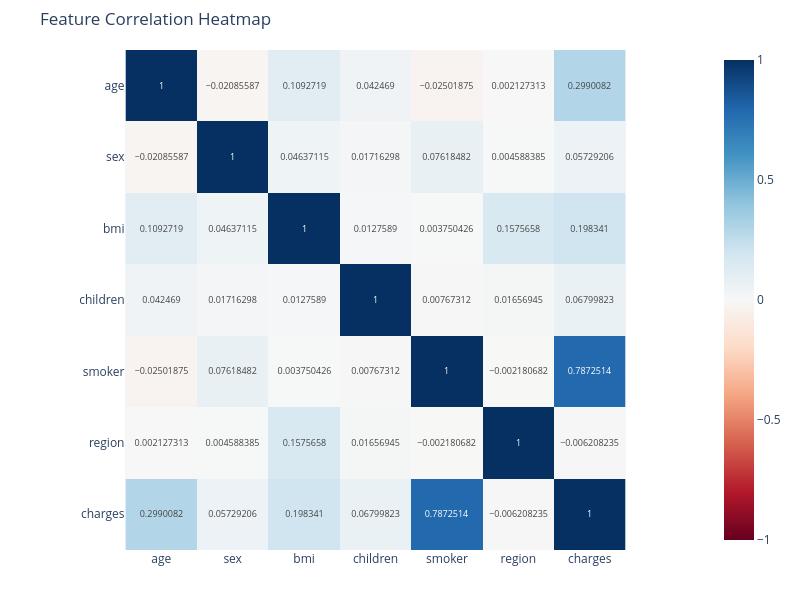

Notebook code for this chart:
### Markdown cell above
## **Correlation**
This is meant to discover :
- Relationship between features and target variable.
- Multicollinearity - where features are highly correlated to each other. This guides whether to combine features or not as this means that features carry the same information.
- Most informative features. This helps to (simplify the model, reduce noise and improve predictive accuracy) by focusing on informative features only.
- Patterns such as if one feature increases, so does another OR One decreases , the other increases.
- +1 shows a strong positive correlation and -1 shows a strong negative correlation.

### Code cell
# Compute correlation matrix
df_corr = df.copy()
corr_matrix = df_corr.corr(numeric_only=True)

# Create heatmap
fig = px.imshow(
    corr_matrix,
    text_auto = True,
    color_continuous_scale = 'RdBu',
    zmin = -1, zmax = 1,
    title = 'Feature Correlation Heatmap'
)

fig.update_layout(
    width=800,
    height=600,
    margin=dict(l=50, r=50, t=50, b=50)
)
fig.show()

### Figure 1 — Plotly figure (JSON) as saved in the notebook; plotly's stock layout.template omitted (floating-point values rounded to 4 significant figures)
{"data": [{"coloraxis": "coloraxis", "hovertemplate": "x: %{x}<br>y: %{y}<br>color: %{z}<extra></extra>", "name": "0", "texttemplate": "%{z}", "type": "heatmap", "x": ["age", "sex", "bmi", "children", "smoker", "region", "charges"], "xaxis": "x", "y": ["age", "sex", "bmi", "children", "smoker", "region", "charges"], "yaxis": "y", "z": [[1.0, -0.02086, 0.1093, 0.04247, -0.02502, 0.002127, 0.299], [-0.02086, 1.0, 0.04637, 0.01716, 0.07618, 0.004588, 0.05729], [0.1093, 0.04637, 1.0, 0.01276, 0.00375, 0.1576, 0.1983], [0.04247, 0.01716, 0.01276, 1.0, 0.007673, 0.01657, 0.068], [-0.02502, 0.07618, 0.00375, 0.007673, 1.0, -0.002181, 0.7873], [0.002127, 0.004588, 0.1576, 0.01657, -0.002181, 1.0, -0.006208], [0.299, 0.05729, 0.1983, 0.068, 0.7873, -0.006208, 1.0]]}], "layout": {"coloraxis": {"cmax": 1, "cmin": -1, "colorscale": [[0, "rgb(103,0,31)"], [0.1, "rgb(178,24,43)"], [0.2, "rgb(214,96,77)"], [0.3, "rgb(244,165,130)"], [0.4, "rgb(253,219,199)"], [0.5, "rgb(247,247,247)"], [0.6, "rgb(209,229,240)"], [0.7, "rgb(146,197,222)"], [0.8, "rgb(67,147,195)"], [0.9, "rgb(33,102,172)"], [1, "rgb(5,48,97)"]]}, "height": 600, "margin": {"b": 50, "l": 50, "r": 50, "t": 50}, "title": {"text": "Feature Correlation Heatmap"}, "width": 800, "xaxis": {"anchor": "y", "constrain": "domain", "domain": [0, 1], "scaleanchor": "y"}, "yaxis": {"anchor": "x", "autorange": "reversed", "constrain": "domain", "domain": [0, 1]}}}
